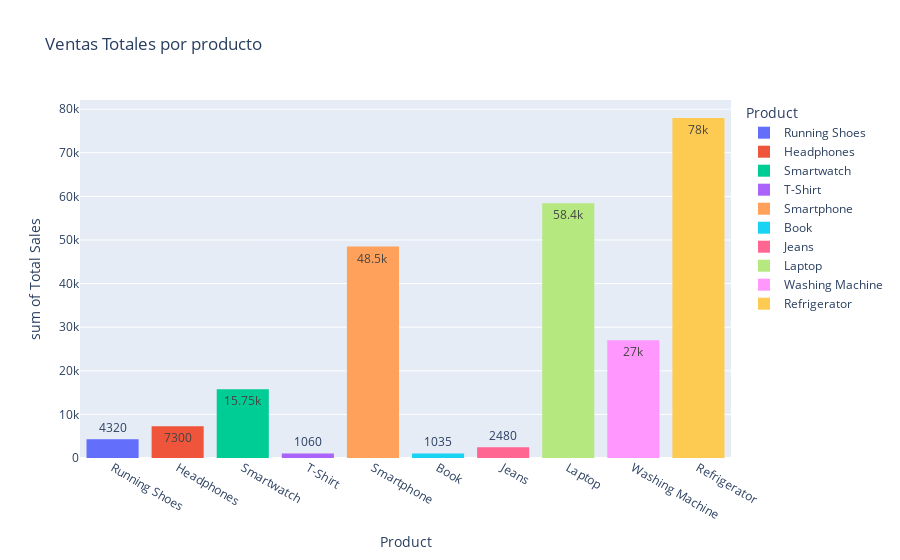

The code cell stored with this chart in its notebook:
### Code cell
## Ventas totales por producto
fig = px.histogram(df, x='Product', color='Product', y='Total Sales',
                    title='Ventas Totales por producto', text_auto=True, 
                    color_discrete_sequence=px.colors.qualitative.Plotly)
fig.show()

### Figure 1 — Plotly figure (JSON) as saved in the notebook; plotly's stock layout.template omitted (floating-point values rounded to 4 significant figures)
{"data": [{"bingroup": "x", "histfunc": "sum", "hovertemplate": "Product=%{x}<br>sum of Total Sales=%{y}<extra></extra>", "legendgroup": "Running Shoes", "marker": {"color": "#636EFA", "pattern": {"shape": ""}}, "name": "Running Shoes", "orientation": "v", "showlegend": true, "texttemplate": "%{value}", "type": "histogram", "x": ["Running Shoes", "Running Shoes", "Running Shoes", "Running Shoes", "Running Shoes", "Running Shoes", "Running Shoes", "Running Shoes", "Running Shoes", "Running Shoes", "Running Shoes", "Running Shoes", "Running Shoes", "Running Shoes", "Running Shoes", "Running Shoes", "Running Shoes", "Running Shoes", "Running Shoes", "Running Shoes", "Running Shoes", "Running Shoes", "Running Shoes", "Running Shoes", "Running Shoes", "Running Shoes", "Running Shoes"], "xaxis": "x", "y": [180, 120, 180, 180, 120, 240, 120, 240, 300, 300, 60, 60, 180, 300, 180, 120, 120, 60, 120, 300, 60, 120, 240, 60, 180, 60, 120], "yaxis": "y"}, {"bingroup": "x", "histfunc": "sum", "hovertemplate": "Product=%{x}<br>sum of Total Sales=%{y}<extra></extra>", "legendgroup": "Headphones", "marker": {"color": "#EF553B", "pattern": {"shape": ""}}, "name": "Headphones", "orientation": "v", "showlegend": true, "texttemplate": "%{value}", "type": "histogram", "x": ["Headphones", "Headphones", "Headphones", "Headphones", "Headphones", "Headphones", "Headphones", "Headphones", "Headphones", "Headphones", "Headphones", "Headphones", "Headphones", "Headphones", "Headphones", "Headphones", "Headphones", "Headphones", "Headphones", "Headphones", "Headphones", "Headphones", "Headphones", "Headphones", "Headphones"], "xaxis": "x", "y": [400, 400, 300, 100, 300, 300, 300, 100, 200, 200, 300, 200, 500, 400, 200, 100, 300, 500, 200, 400, 300, 500, 400, 300, 100], "yaxis": "y"}, {"bingroup": "x", "histfunc": "sum", "hovertemplate": "Product=%{x}<br>sum of Total Sales=%{y}<extra></extra>", "legendgroup": "Smartwatch", "marker": {"color": "#00CC96", "pattern": {"shape": ""}}, "name": "Smartwatch", "orientation": "v", "showlegend": true, "texttemplate": "%{value}", "type": "histogram", "x": ["Smartwatch", "Smartwatch", "Smartwatch", "Smartwatch", "Smartwatch", "Smartwatch", "Smartwatch", "Smartwatch", "Smartwatch", "Smartwatch", "Smartwatch", "Smartwatch", "Smartwatch", "Smartwatch", "Smartwatch", "Smartwatch", "Smartwatch", "Smartwatch", "Smartwatch", "Smartwatch", "Smartwatch", "Smartwatch", "Smartwatch", "Smartwatch", "Smartwatch", "Smartwatch", "Smartwatch", "Smartwatch", "Smartwatch", "Smartwatch", "Smartwatch", "Smartwatch", "Smartwatch", "Smartwatch"], "xaxis": "x", "y": [450, 600, 600, 150, 150, 450, 300, 300, 300, 750, 300, 750, 750, 600, 450, 300, 300, 750, 450, 750, 300, 300, 300, 150, 750, 600, 750, 300, 300, 750, 450, 750, 150, 450], "yaxis": "y"}, {"bingroup": "x", "histfunc": "sum", "hovertemplate": "Product=%{x}<br>sum of Total Sales=%{y}<extra></extra>", "legendgroup": "T-Shirt", "marker": {"color": "#AB63FA", "pattern": {"shape": ""}}, "name": "T-Shirt", "orientation": "v", "showlegend": true, "texttemplate": "%{value}", "type": "histogram", "x": ["T-Shirt", "T-Shirt", "T-Shirt", "T-Shirt", "T-Shirt", "T-Shirt", "T-Shirt", "T-Shirt", "T-Shirt", "T-Shirt", "T-Shirt", "T-Shirt", "T-Shirt", "T-Shirt", "T-Shirt", "T-Shirt", "T-Shirt", "T-Shirt", "T-Shirt", "T-Shirt"], "xaxis": "x", "y": [20, 60, 20, 20, 100, 80, 40, 100, 100, 40, 60, 20, 60, 20, 40, 100, 20, 80, 40, 40], "yaxis": "y"}, {"bingroup": "x", "histfunc": "sum", "hovertemplate": "Product=%{x}<br>sum of Total Sales=%{y}<extra></extra>", "legendgroup": "Smartphone", "marker": {"color": "#FFA15A", "pattern": {"shape": ""}}, "name": "Smartphone", "orientation": "v", "showlegend": true, "texttemplate": "%{value}", "type": "histogram", "x": ["Smartphone", "Smartphone", "Smartphone", "Smartphone", "Smartphone", "Smartphone", "Smartphone", "Smartphone", "Smartphone", "Smartphone", "Smartphone", "Smartphone", "Smartphone", "Smartphone", "Smartphone", "Smartphone", "Smartphone", "Smartphone", "Smartphone", "Smartphone", "Smartphone", "Smartphone", "Smartphone", "Smartphone", "Smartphone", "Smartphone", "Smartphone", "Smartphone", "Smartphone", "Smartphone", "Smartphone", "Smartphone", "Smartphone", "Smartphone", "Smartphone"], "xaxis": "x", "y": [500, 500, 1000, 500, 500, 2000, 2000, 500, 500, 2500, 2500, 1500, 2500, 1000, 1000, 2500, 1000, 500, 500, 1000, 2500, 1000, 1500, 1500, 1000, 1500, 1500, 1500, 1000, 500, 2500, 2000, 2000, 2000, 2000], "yaxis": "y"}, {"bingroup": "x", "histfunc": "sum", "hovertemplate": "Product=%{x}<br>sum of Total Sales=%{y}<extra></extra>", "legendgroup": "Book", "marker": {"color": "#19D3F3", "pattern": {"shape": ""}}, "name": "Book", "orientation": "v", "showlegend": true, "texttemplate": "%{value}", "type": "histogram", "x": ["Book", "Book", "Book", "Book", "Book", "Book", "Book", "Book", "Book", "Book", "Book", "Book", "Book", "Book", "Book", "Book", "Book", "Book", "Book", "Book", "Book", "Book", "Book", "Book", "Book"], "xaxis": "x", "y": [30, 15, 75, 15, 15, 15, 75, 45, 15, 75, 75, 75, 45, 15, 60, 15, 15, 15, 75, 75, 15, 75, 30, 60, 15], "yaxis": "y"}, {"bingroup": "x", "histfunc": "sum", "hovertemplate": "Product=%{x}<br>sum of Total Sales=%{y}<extra></extra>", "legendgroup": "Jeans", "marker": {"color": "#FF6692", "pattern": {"shape": ""}}, "name": "Jeans", "orientation": "v", "showlegend": true, "texttemplate": "%{value}", "type": "histogram", "x": ["Jeans", "Jeans", "Jeans", "Jeans", "Jeans", "Jeans", "Jeans", "Jeans", "Jeans", "Jeans", "Jeans", "Jeans", "Jeans", "Jeans", "Jeans", "Jeans", "Jeans", "Jeans", "Jeans", "Jeans"], "xaxis": "x", "y": [160, 120, 80, 200, 200, 40, 120, 200, 200, 80, 80, 200, 40, 160, 160, 200, 80, 80, 40, 40], "yaxis": "y"}, {"bingroup": "x", "histfunc": "sum", "hovertemplate": "Product=%{x}<br>sum of Total Sales=%{y}<extra></extra>", "legendgroup": "Laptop", "marker": {"color": "#B6E880", "pattern": {"shape": ""}}, "name": "Laptop", "orientation": "v", "showlegend": true, "texttemplate": "%{value}", "type": "histogram", "x": ["Laptop", "Laptop", "Laptop", "Laptop", "Laptop", "Laptop", "Laptop", "Laptop", "Laptop", "Laptop", "Laptop", "Laptop", "Laptop", "Laptop", "Laptop", "Laptop", "Laptop", "Laptop", "Laptop", "Laptop", "Laptop", "Laptop", "Laptop", "Laptop"], "xaxis": "x", "y": [1600, 2400, 2400, 1600, 2400, 4000, 2400, 3200, 3200, 3200, 4000, 2400, 800, 1600, 2400, 4000, 800, 2400, 2400, 3200, 2400, 800, 4000, 800], "yaxis": "y"}, {"bingroup": "x", "histfunc": "sum", "hovertemplate": "Product=%{x}<br>sum of Total Sales=%{y}<extra></extra>", "legendgroup": "Washing Machine", "marker": {"color": "#FF97FF", "pattern": {"shape": ""}}, "name": "Washing Machine", "orientation": "v", "showlegend": true, "texttemplate": "%{value}", "type": "histogram", "x": ["Washing Machine", "Washing Machine", "Washing Machine", "Washing Machine", "Washing Machine", "Washing Machine", "Washing Machine", "Washing Machine", "Washing Machine", "Washing Machine", "Washing Machine", "Washing Machine", "Washing Machine", "Washing Machine", "Washing Machine", "Washing Machine"], "xaxis": "x", "y": [1800, 600, 1800, 600, 2400, 3000, 1200, 2400, 1800, 2400, 600, 2400, 3000, 600, 1200, 1200], "yaxis": "y"}, {"bingroup": "x", "histfunc": "sum", "hovertemplate": "Product=%{x}<br>sum of Total Sales=%{y}<extra></extra>", "legendgroup": "Refrigerator", "marker": {"color": "#FECB52", "pattern": {"shape": ""}}, "name": "Refrigerator", "orientation": "v", "showlegend": true, "texttemplate": "%{value}", "type": "histogram", "x": ["Refrigerator", "Refrigerator", "Refrigerator", "Refrigerator", "Refrigerator", "Refrigerator", "Refrigerator", "Refrigerator", "Refrigerator", "Refrigerator", "Refrigerator", "Refrigerator", "Refrigerator", "Refrigerator", "Refrigerator", "Refrigerator", "Refrigerator", "Refrigerator", "Refrigerator", "Refrigerator", "Refrigerator", "Refrigerator", "Refrigerator", "Refrigerator"], "xaxis": "x", "y": [1200, 4800, 3600, 2400, 3600, 1200, 4800, 4800, 4800, 2400, 6000, 6000, 2400, 2400, 4800, 2400, 2400, 1200, 3600, 3600, 3600, 1200, 3600, 1200], "yaxis": "y"}], "layout": {"barmode": "relative", "legend": {"title": {"text": "Product"}, "tracegroupgap": 0}, "title": {"text": "Ventas Totales por producto"}, "xaxis": {"anchor": "y", "categoryarray": ["Running Shoes", "Headphones", "Smartwatch", "T-Shirt", "Smartphone", "Book", "Jeans", "Laptop", "Washing Machine", "Refrigerator"], "categoryorder": "array", "domain": [0, 1], "title": {"text": "Product"}}, "yaxis": {"anchor": "x", "domain": [0, 1], "title": {"text": "sum of Total Sales"}}}}
